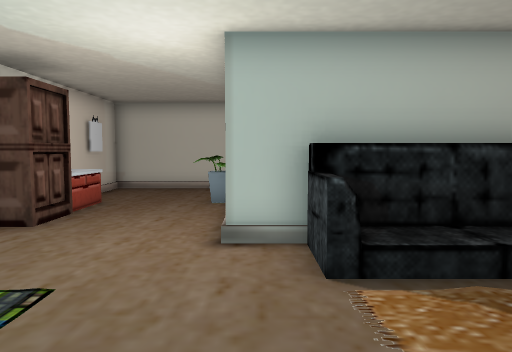
View 1 (above)

13 first-person views from a walk through a Unity game level. The camera is 1.5 m above the floor, tilts 4° down and sees 70° across. Doors are open. The floor is counted in squares, 1 m on a side. Each view is taken from the middle of a square. On the plan, view 1 faces up. The plan holds only what a view shows up to about 16 squares ahead; the rest is blank. The place goes on beyond the plan. The player character is not drawn.

View 2
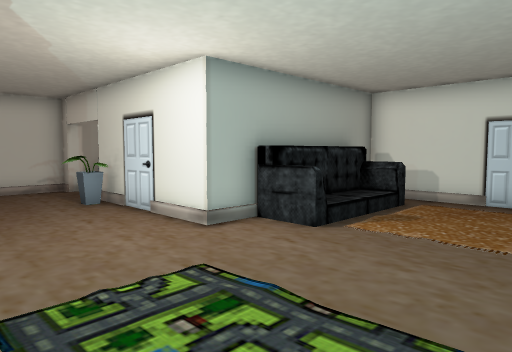

View 3
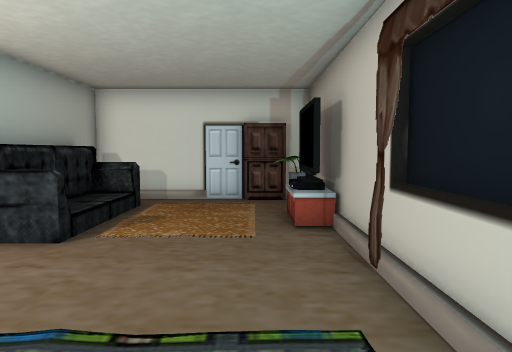

View 4
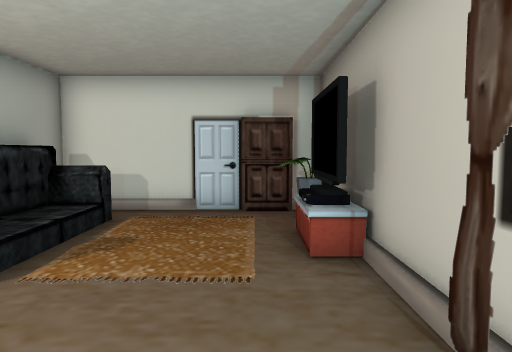

View 5
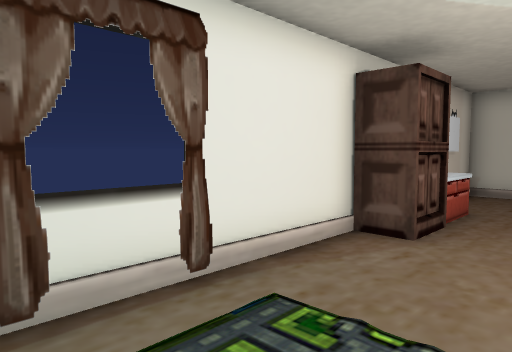

View 6
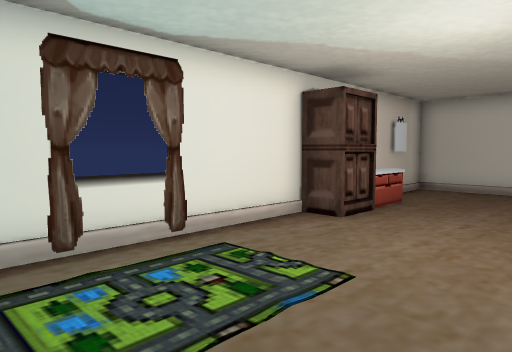

View 7
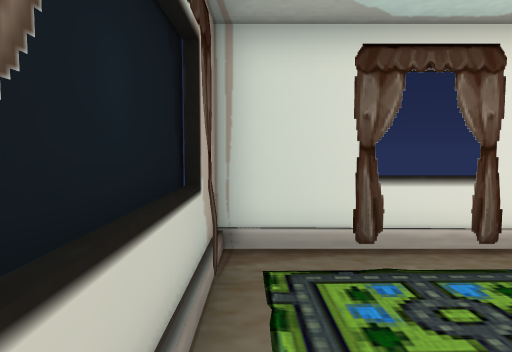

View 8
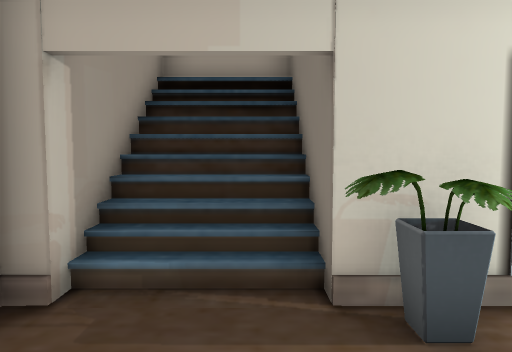

View 9
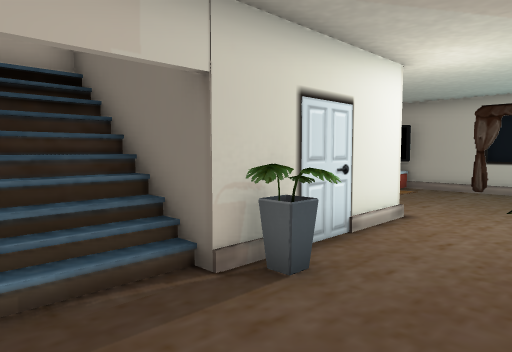

View 10
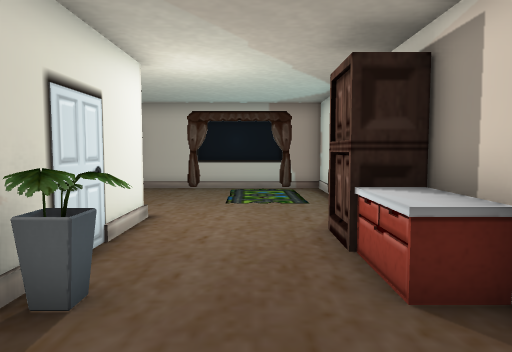

View 11
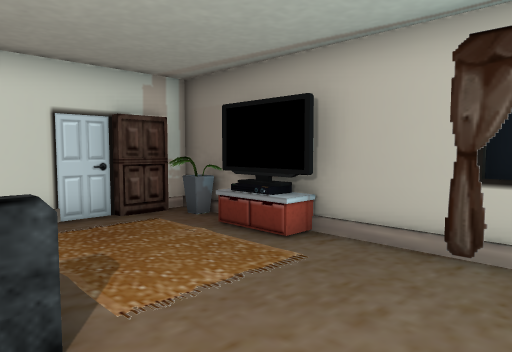

View 12
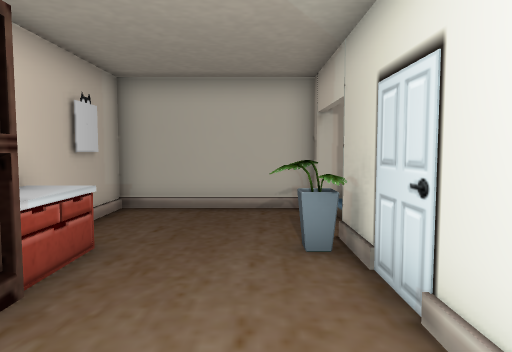

View 13
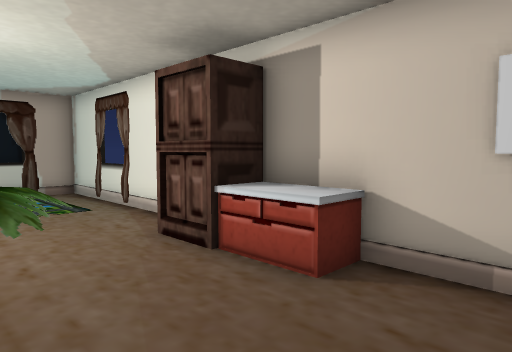

### Floor plan
Key: @ floor where view 1 was taken; # wall or solid block; . main floor; : floor 0.5 m higher than the main floor; / step, stairs or slope; = window, fence, low wall or low ledge; O other object.
Columns run from 6 left of view 1 to 6 right of it. Each row starts with its distance up from view 1.
 15 #######
 14 #.....#####
 13 #.....////#
 12 #.....////#
 11 #....O#####
 10 #O...O#
  9 #O....#
  8 #O....#
  7 #O....#
  6 #.....#######
  5 #......=:::=#
  4 #......////##
  3 O.  ........#
  2 #.. ........#
  1 #...........O
  0 #..OOO@.OOO.O
 -1 #########O###

Positions as (right, up) in squares from view 1, and headings:
1: (0, 0), facing up
2: (-5, 0), facing up-right
3: (-5, 1), facing right
4: (-3, 1), facing right
5: (-2, 1), facing up-left
6: (0, 0), facing up-left
7: (0, 0), facing left
8: (-4, 12), facing right
9: (-4, 14), facing down-right
10: (-3, 14), facing down
11: (-2, 5), facing down-right
12: (-2, 5), facing up
13: (-1, 13), facing down-left
